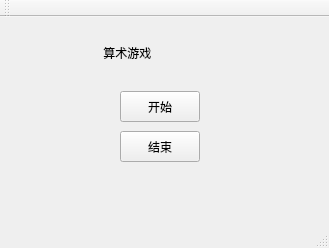
<?xml version="1.0" encoding="UTF-8"?>
<ui version="4.0">
 <class>MainWindow</class>
 <widget class="QMainWindow" name="MainWindow">
  <property name="geometry">
   <rect>
    <x>0</x>
    <y>0</y>
    <width>329</width>
    <height>248</height>
   </rect>
  </property>
  <property name="windowTitle">
   <string>MainWindow</string>
  </property>
  <widget class="QWidget" name="centralWidget">
   <widget class="QLabel" name="label">
    <property name="geometry">
     <rect>
      <x>90</x>
      <y>10</y>
      <width>131</width>
      <height>51</height>
     </rect>
    </property>
    <property name="text">
     <string>    算术游戏</string>
    </property>
   </widget>
   <widget class="QPushButton" name="pushButton">
    <property name="geometry">
     <rect>
      <x>120</x>
      <y>74</y>
      <width>80</width>
      <height>31</height>
     </rect>
    </property>
    <property name="text">
     <string>开始</string>
    </property>
   </widget>
   <widget class="QPushButton" name="pushButton_2">
    <property name="geometry">
     <rect>
      <x>120</x>
      <y>114</y>
      <width>80</width>
      <height>31</height>
     </rect>
    </property>
    <property name="text">
     <string>结束</string>
    </property>
   </widget>
  </widget>
  <widget class="QMenuBar" name="menuBar">
   <property name="geometry">
    <rect>
     <x>0</x>
     <y>0</y>
     <width>329</width>
     <height>17</height>
    </rect>
   </property>
  </widget>
  <widget class="QToolBar" name="mainToolBar">
   <attribute name="toolBarArea">
    <enum>TopToolBarArea</enum>
   </attribute>
   <attribute name="toolBarBreak">
    <bool>false</bool>
   </attribute>
  </widget>
  <widget class="QStatusBar" name="statusBar"/>
 </widget>
 <layoutdefault spacing="6" margin="11"/>
 <resources/>
 <connections/>
</ui>
